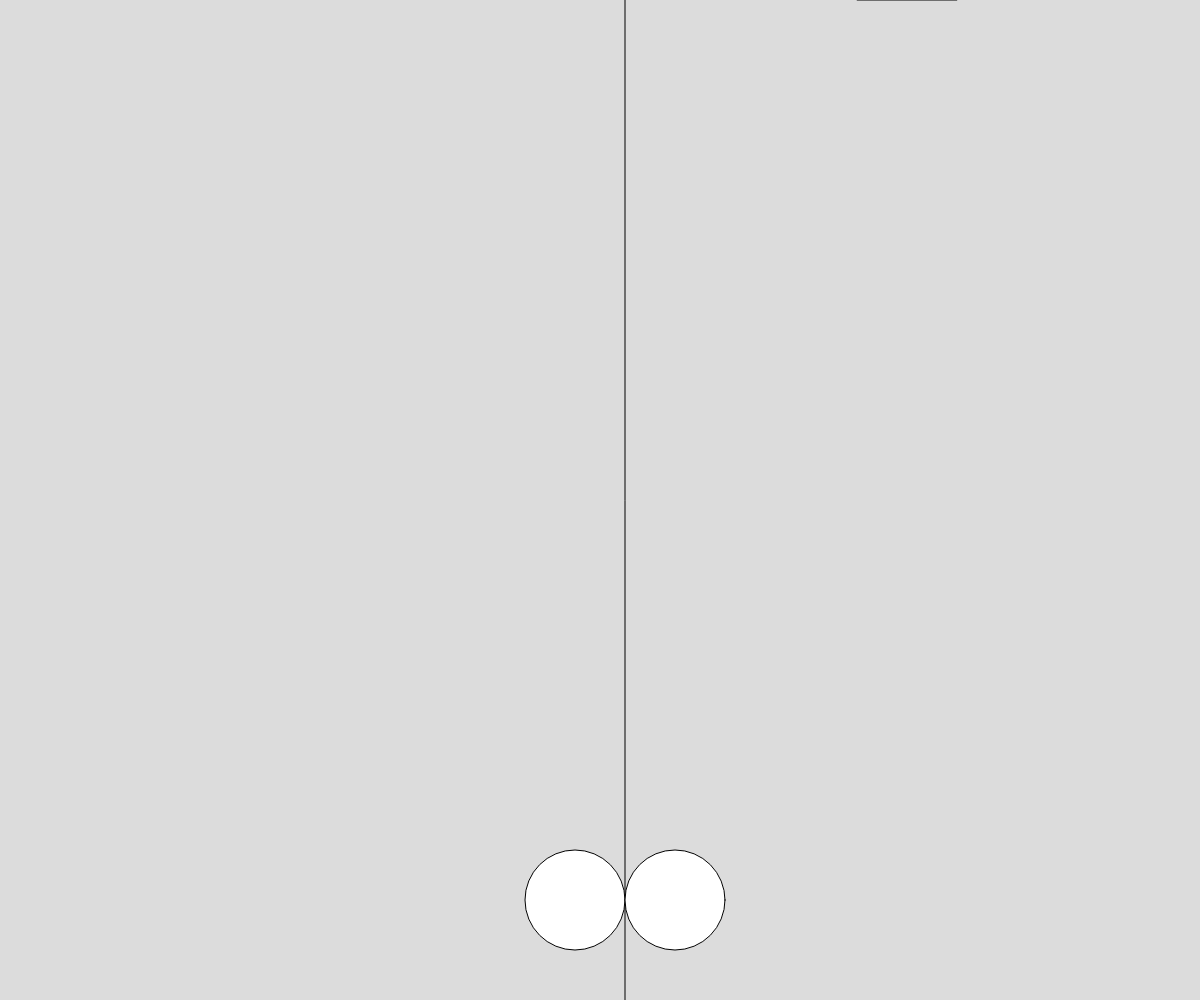
Frame 1 (no input)
Frame 60 (no input): identical to frame 1, image omitted
Frame 120 (the mouse pressed at the canvas centre since frame 60): identical to frame 1, image omitted

The p5.js sketch that drew this single still picture (run headless with seeded random() and noise() and a simulated clock; from frame 60 on, the mouse is pressed at the canvas centre):

// p5.js sketch
// ── sketch.js
//MIRROR COLLISION:

//HOW TO PLAY:
//Player 1 uses the 'W' key to jump and dodge the oncoming squares
//Player 2 uses the 'I' key to dodge the tiles
// You must dodge the tiles, first person to hit one loses!


let x1
let x2
let speed1
let speed2

//Variables for player 1 + 2s movementof the circle. Compared to the tutorial, I wanted the circles to kove horizontally instead of 
//vertically so it fits the screen better for two players instead of a side scroller. Speed is the value we will use to determine how many pixels our objects will jump at a time

let y
let x3
let speed3

//Variables for the object the players will avoid. Since the object falls vertically we will be using a 'Y' value. The horizontal value will be to store the squares random position after each time it falls.

let gameOver = false
let winner = ""

function setup() {
  createCanvas(windowWidth, windowHeight);
  x1 = 575
  x2 = 675
  x3 = random(width)
  speed1 = 0
  speed2 = 0
  speed3 = 0
  y = -100
}

//sets variable values for player 1 + 2 and the object. The values are each of the players starting positions. The objects is random so every time it falls it will randomly generate elsewhwere at the same height level.

function draw() {
  
  if(gameOver){

  textAlign(CENTER)
  textSize(80)
  fill(0)

  text(winner, width/2, height/2)

  return
}
  
// IF statement for our game over screen. Our gameover variable is set to false currently so when it is called true it will print out the following text onto the screen to announce which player has won. 
  
  x1 = x1 + speed1
  x2 = x2 + speed2
  y = y + speed3
    
//Takes the positions and moves it by the amount of pixels set later in our if statements. 
  
  background(220);
  line(625,0,625,1200)
  
  circle(x1,900,100)
  circle(x2,900,100)
  
  push()
  fill(0,0,0)
  square(x3,y,100)
  pop()
    
//SETS DIMENSIONS OF OUR OBJECT, push and pop is used so only the square is coloured black. 
  
  push()
  if(x1 < 575){
    speed1 = speed1 + 1}
else{
    speed1 = 0 
    x1 = 575
  }
  pop()
  
  push()
  
  if(x2 > 675){
    speed2 = speed2 - 1}
  else{
    speed2 = 0
    x2 = 675
  }
  pop()
  
  if(y > height){
    y = -100
    x3 = random(width)
  }
    
//These if statements essentially bring our shapes back to their starting positions, once they reach a certain pixel threshhold they will move back to their original places. This is to stop them endlessly falling for the players. However for our squares, we do not set a direct reset position. More if the square reaches past the perimeter of the bottom of the screen, it randomly respawns along the top axis. 
    
  if(x1 + 50 > x3 && x1 - 50 < x3 + 100 && 900 + 50 > y && 900 - 50 < y + 100){
     gameOver = true
     winner = "PLAYER 2 WINS"
  }
    
  if(x2 + 50 > x3 && x2 - 50 < x3 + 100 && 900 + 50 > y && 900 - 50 < y + 100){
    gameOver = true
    winner = "PLAYER 1 WINS"
}
    
// If statements set the condition if our players speed co-ordinates clash in the path of the falling squares, the program will set the game over boolean statement to announce the winner.     
}

function keyPressed(){
  if(key == 'w'){
  if(x1 <= 575){
    speed1 = -30
  }
  }else if(key == 'i'){
    if(x2 <= 675){
    speed2 = 30
  }
}
  if(y <= 200)
    speed3 = 20
}
  
  //  Key function is used to set player controls and jumping distance. Can be altered to see the distances!
